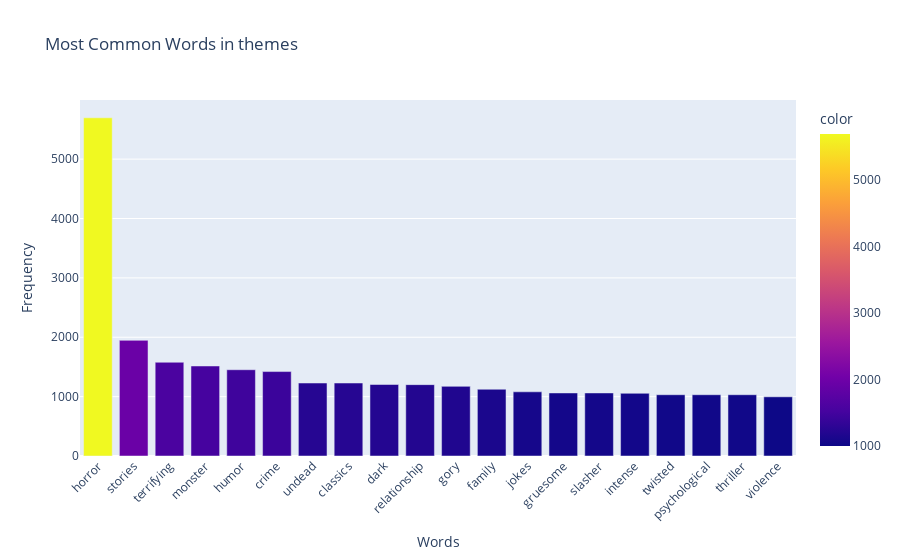

Notebook source saved alongside this figure:
### Markdown cell above
**Themes Word Count**

### Code cell
sentiment_utils.analyze_most_common_words(cleaned_films, text_column='themes', top_n=20)

### Figure 1 — Plotly figure (JSON) as saved in the notebook; plotly's stock layout.template omitted (floating-point values rounded to 4 significant figures)
{"data": [{"alignmentgroup": "True", "hovertemplate": "Words=%{x}<br>Frequency=%{y}<br>color=%{marker.color}<extra></extra>", "legendgroup": "", "marker": {"color": [5696, 1948, 1579, 1516, 1453, 1422, 1229, 1229, 1204, 1202, 1173, 1124, 1081, 1062, 1062, 1056, 1032, 1032, 1032, 997], "coloraxis": "coloraxis", "pattern": {"shape": ""}}, "name": "", "offsetgroup": "", "orientation": "v", "showlegend": false, "textposition": "auto", "type": "bar", "x": ["horror", "stories", "terrifying", "monster", "humor", "crime", "undead", "classics", "dark", "relationship", "gory", "family", "jokes", "gruesome", "slasher", "intense", "twisted", "psychological", "thriller", "violence"], "xaxis": "x", "y": [5696, 1948, 1579, 1516, 1453, 1422, 1229, 1229, 1204, 1202, 1173, 1124, 1081, 1062, 1062, 1056, 1032, 1032, 1032, 997], "yaxis": "y"}], "layout": {"barmode": "relative", "coloraxis": {"colorbar": {"title": {"text": "color"}}, "colorscale": [[0, "#0d0887"], [0.1111, "#46039f"], [0.2222, "#7201a8"], [0.3333, "#9c179e"], [0.4444, "#bd3786"], [0.5556, "#d8576b"], [0.6667, "#ed7953"], [0.7778, "#fb9f3a"], [0.8889, "#fdca26"], [1, "#f0f921"]]}, "legend": {"tracegroupgap": 0}, "title": {"text": "Most Common Words in themes"}, "xaxis": {"anchor": "y", "domain": [0, 1], "tickangle": -45, "title": {"text": "Words"}}, "yaxis": {"anchor": "x", "domain": [0, 1], "title": {"text": "Frequency"}}}}
